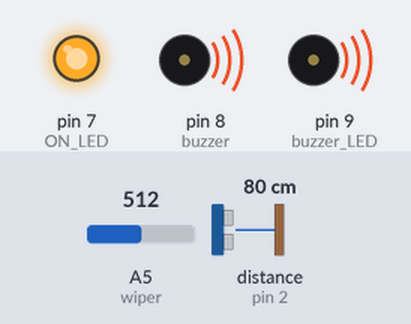
A sketch run on a simulated Arduino Uno, built with avr-gcc and run on an emulated ATmega328P. Parts: output pins drawn as LEDs (lit = HIGH), buzzer (waves = sounding, pin HIGH). The inputs (shaded band) are chosen by the test bench; at power-on: distance to the obstacle (sensor on pin 2) 80 cm, A5 (wiper) = 512. The echo pulse lasts 58.3 µs per cm.

Above: at 2.0 s.
2.1 s: distance to the obstacle (sensor on pin 2) set to 124 cm
3.6 s: distance to the obstacle (sensor on pin 2) set to 132 cm
At 3.9 s:
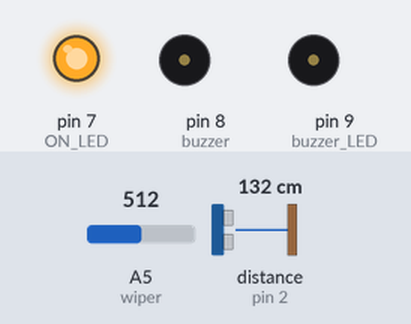
5.1 s: distance to the obstacle (sensor on pin 2) set to 2 cm
At 5.9 s:
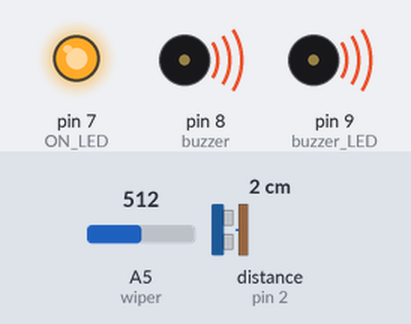
6.6 s: distance to the obstacle (sensor on pin 2) set to 250 cm
At 7.6 s:
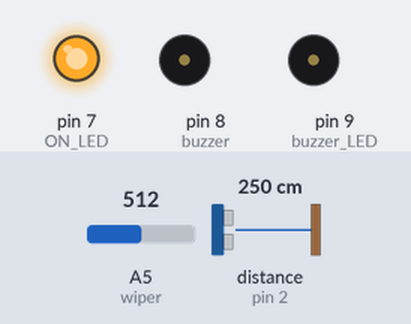
Timing chart, 0 to 9.1 s (numbered marks = the images above; inputs shaded):
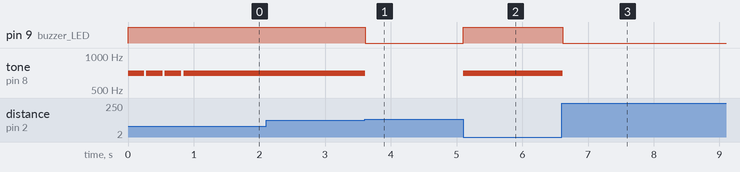

The sketch:

RangeDetectionDevice.ino
```cpp
/**
    Viktor Silivanov
    3/22/2018
    Portable distance detection device using the HC-SR04 Ultrasonic sensor with distance adjustment for triggering the buzzer.
**/

//******************** Libraries ****************************************************************************************************************************************************************************************************************
#include <NewPing.h>

//******************** Pins ********************************************************************************************************************************************************************************************************************

//Analog Pins
#define wiper        A5
//Digital Pins
#define echo         2
#define trig         3
#define ON_LED       7
#define buzzer       8
#define buzzer_LED   9

//******************** Global Variables *********************************************************************************************************************************************************************************************************

//User Modification Allowed
int frequency =      700;                                                   //Frequency in Hz
int lower_bound =    60;                                                    //Distance in mm
int upper_bound =    200;                                                   //Distance in mm

//Do Not Modify
int buzz_time =      250;                                                   //Time in milliseconds for buzzer right upon startup
int buzz_delay =     280;                                                   //Time in milliseconds for buzzer delay right upon startup
int max_distance =   400;                                                   //Argument for object in the NewPing library
int i =              0;
int distance;
int threshold;

NewPing sonar(trig, echo, max_distance);                                    //Instanciation of object "sonar"

//******************** Setup ********************************************************************************************************************************************************************************************************************
//This function runs only once

void setup() {
  Serial.begin(9600);                                                       //Allows use of serial monitor with a baud rate of 9600

  //Pin I/O Type Declaration
  pinMode(trig, OUTPUT);
  pinMode(echo, INPUT);
  pinMode(buzzer, OUTPUT);
  pinMode(buzzer_LED, OUTPUT);
  pinMode(ON_LED, OUTPUT);

  digitalWrite(ON_LED, HIGH);                                               //Turns on green LED; Stays on while unit is on

  //Buzzer beeps 3 times upon turning on device
  while(i < 3){
    digitalWrite(buzzer_LED, HIGH);
    tone(buzzer, frequency, buzz_time);
    delay(buzz_delay);
    i++;
  }
  digitalWrite(buzzer_LED, LOW);
}

//******************** Runs Endlessly ***********************************************************************************************************************************************************************************************************

void loop() {
  distance = sonar.ping_cm();                                              //Object "sonar" utilizes ping_cm() function from the library, which returns a value in cm. Distance then take on that value
  threshold = analogRead(wiper);                                           //Obtain analog value from wiper of the potentiometer
  threshold = map(threshold, 0, 1023, lower_bound, upper_bound);           //Translate analog readings into trigger range. Update values of threshold

  if(distance != 0 && distance < threshold){                               //Condition to trigger the buzzer
    tone(buzzer, frequency);
    digitalWrite(buzzer_LED, HIGH);
  }
  else{                                                                    //State of buzzer & LED otherwise
    noTone(buzzer);
    digitalWrite(buzzer_LED, LOW);
  }

  //serial_test();                                                           //Uncommment this to view data from the serial monitor
}

//******************** Test Function ************************************************************************************************************************************************************************************************************
//Utilizes serial monitor to display some values. Used for testing/debugging purposes.

void serial_test(){
  Serial.print("Ping: ");
  Serial.print(distance);
  Serial.println("cm");

  Serial.print("Range: [");
  Serial.print(lower_bound);
  Serial.print(", ");
  Serial.print(upper_bound);
  Serial.println("] cm");

  Serial.print("Threshold: ");
  Serial.print(threshold);
  Serial.println("cm");
  delay(100);
}
```

Measured:
- the behaviour switches between 127 and 128 cm on distance to the obstacle (sensor on pin 2) (found by bisection; images 0 and 1)
- after the input at 2.1 s, every drawn part: stays the same
- after the input at 3.6 s, pin 9 (buzzer_LED): HIGH → LOW at once; tone on pin 8 (buzzer): 700 Hz → silent at once
- after the input at 5.1 s, pin 9 (buzzer_LED): LOW → HIGH at once; tone on pin 8 (buzzer): silent → 700 Hz at once
- after the input at 6.6 s, pin 9 (buzzer_LED): HIGH → LOW at once; tone on pin 8 (buzzer): 700 Hz → silent at once
- by itself, tone on pin 8 (buzzer): alternates 700 Hz for 0.25 s and silent for 0.03 s, 7 changes in all, then stays 700 Hz
